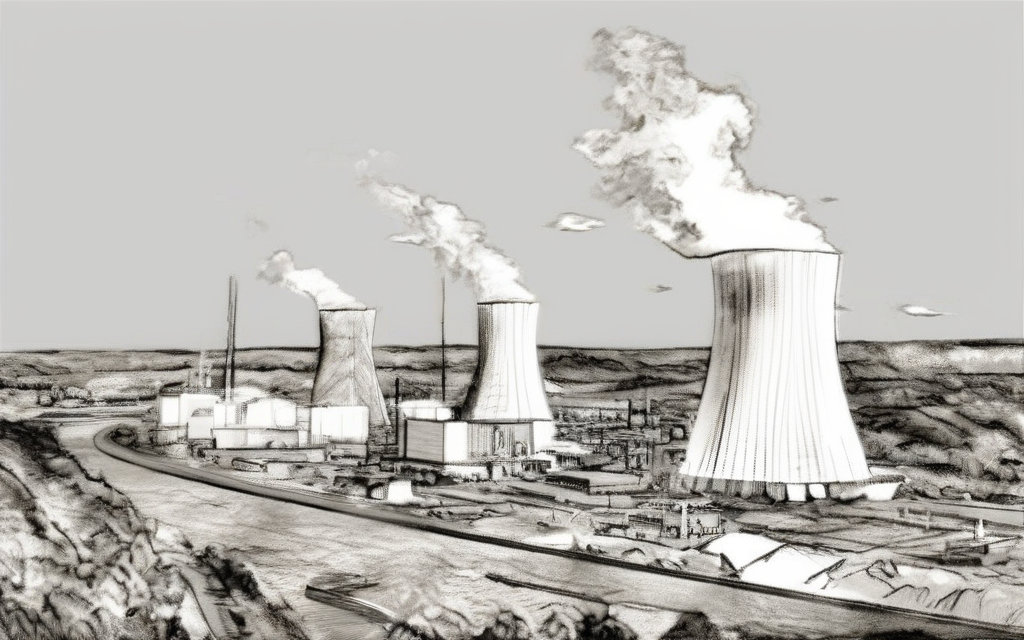
#> input picture image7.png, 1024 x 640 px
$ python postprocessing.py
#> lines starting #> are read from the running program, lines starting #| are printed output that depends on the picture
import cv2
import numpy as np

# Load the image
image = cv2.imread("image7.png")
#> image is the input picture: shape (640, 1024, 3); mean B, G, R 179.8, 183.6, 185.5

# Convert to grayscale
gray = cv2.cvtColor(image, cv2.COLOR_BGR2GRAY)
cv2.imshow("1. Grayscale Image", gray)
cv2.imwrite("step1_grayscale.jpg", gray)

# Apply Edge Detection (Canny)
edges = cv2.Canny(gray, 50, 150)  # Adjust thresholds for stronger/weaker edges
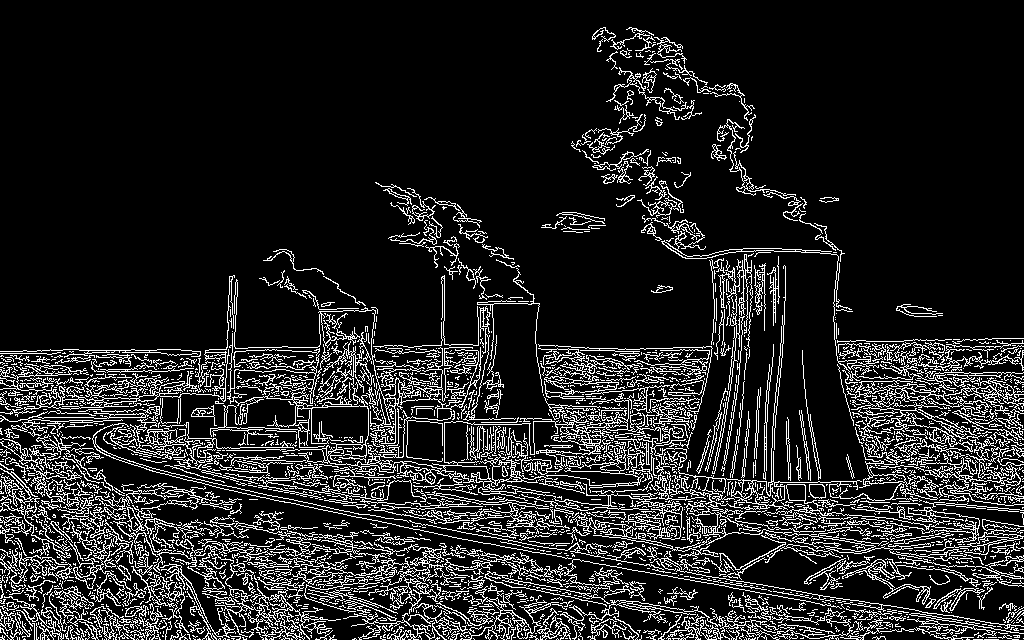
#> edges: shape (640, 1024); 13.8% white in thin lines or dots
cv2.imshow("2. Edge Detection (Canny)", edges)
cv2.imwrite("step2_edges.jpg", edges)


# Invert the grayscale image
inverted = 255 - gray
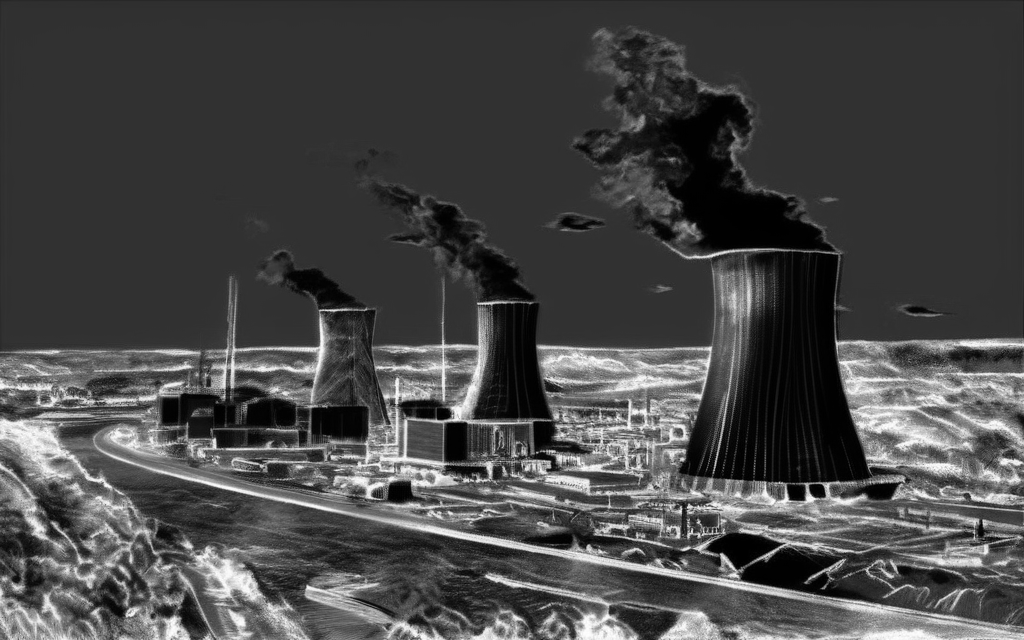
#> inverted: shape (640, 1024); min 0, max 255, mean 71.2
cv2.imshow("3. Inverted Grayscale", inverted)
cv2.imwrite("step3_inverted.jpg", inverted)

bilateral = cv2.bilateralFilter(inverted, 15, 75, 75)
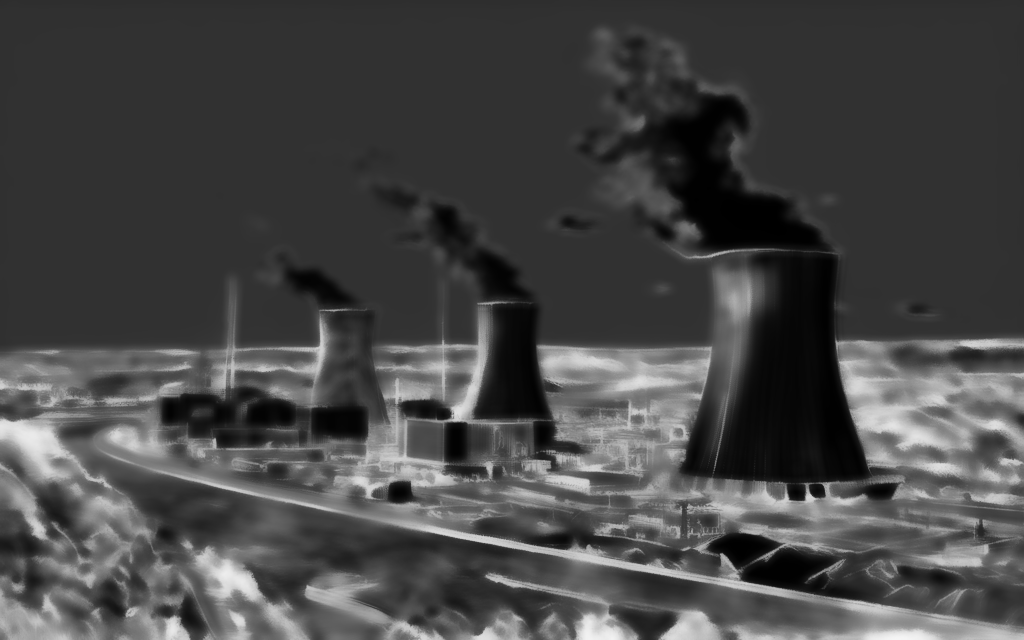
#> bilateral: shape (640, 1024); min 0, max 246, mean 70.7
cv2.imshow("2.5 bilateral", bilateral)
cv2.imwrite("bilateral.jpg", bilateral)

# Apply Gaussian Blur to the inverted image
blurred = cv2.GaussianBlur(inverted, (21, 21), 0)
cv2.imshow("4. Gaussian Blur", blurred)
cv2.imwrite("step4_blur.jpg", blurred)

# Invert the blurred image
inverted_blurred = 255 - bilateral
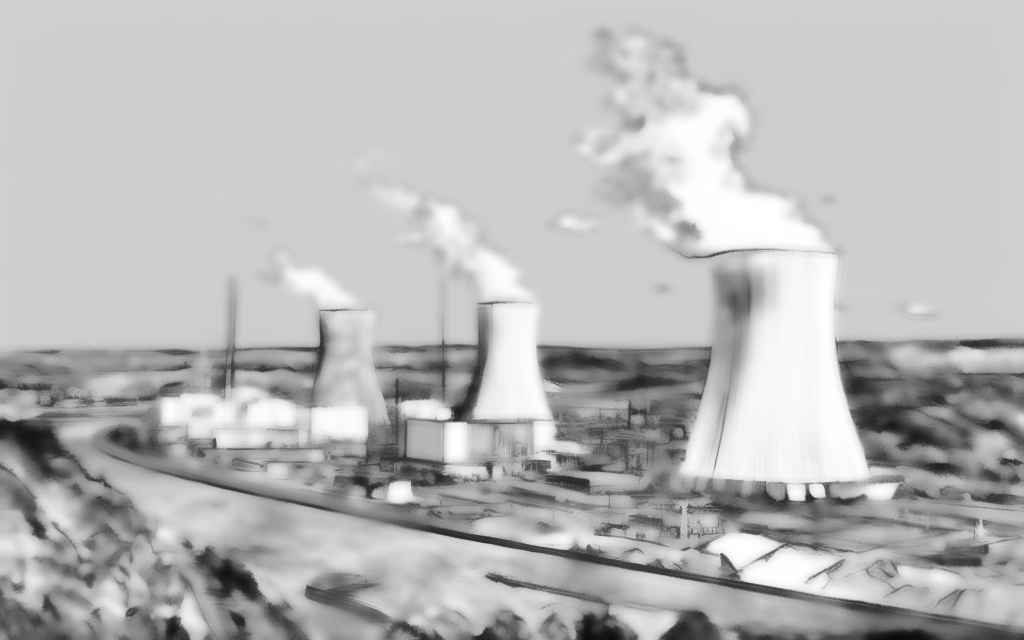
#> inverted_blurred: shape (640, 1024); min 9, max 255, mean 184.3
cv2.imshow("5. Inverted Blurred", inverted_blurred)
cv2.imwrite("step5_inverted_blur.jpg", inverted_blurred)

# Create the pencil sketch using Color Dodge blending
pencil_sketch = cv2.divide(gray, inverted_blurred, scale=256.0)
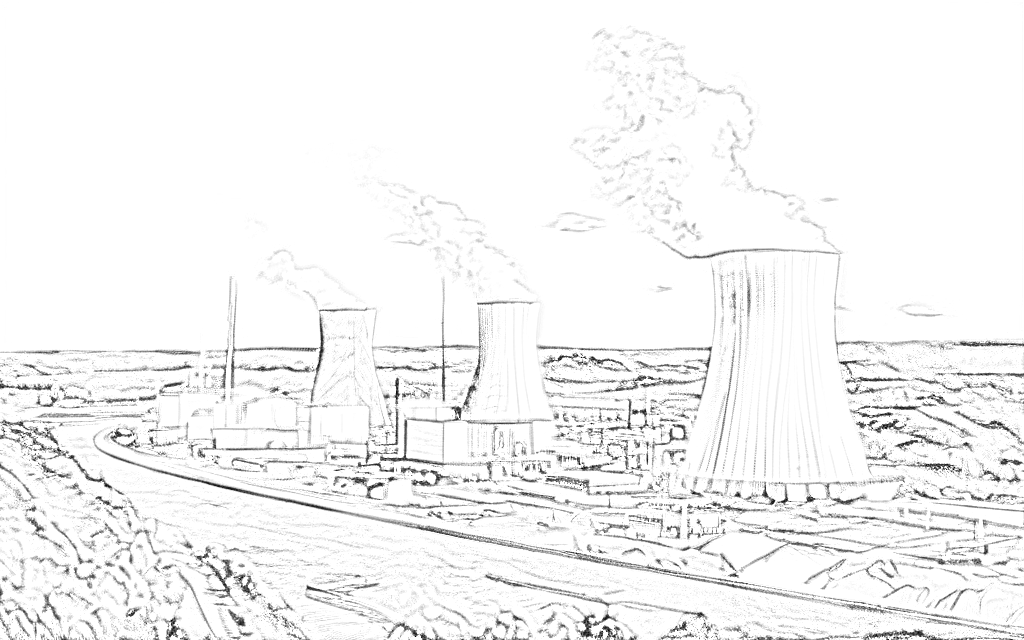
#> pencil_sketch: shape (640, 1024); min 0, max 255, mean 244.7
cv2.imshow("6. Pencil Sketch (Before Edge Enhancement)", pencil_sketch)
cv2.imwrite("step6_pencil_sketch.jpg", pencil_sketch)

# Blend the sketch with the edge map to enhance edges
final_sketch = cv2.addWeighted(pencil_sketch, 0.8, edges, 0.2, 0)
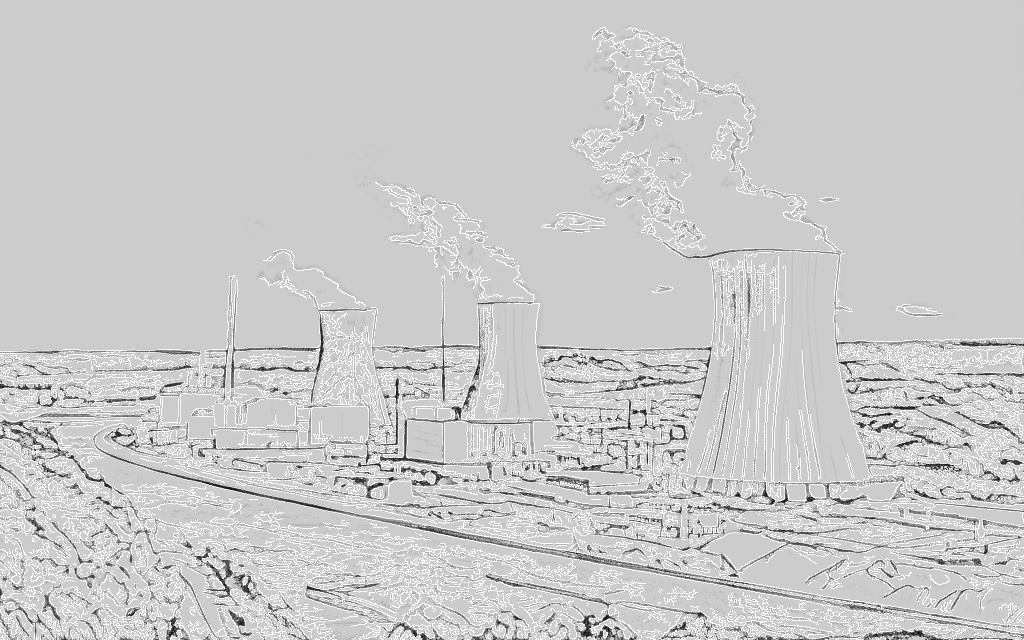
#> final_sketch: shape (640, 1024); min 0, max 255, mean 202.8
cv2.imshow("7. Final Pencil Sketch (With Edge Enhancement)", final_sketch)
cv2.imwrite("step7_final_sketch.jpg", final_sketch)

# Wait for key press and close all windows
cv2.waitKey(0)
cv2.destroyAllWindows()
